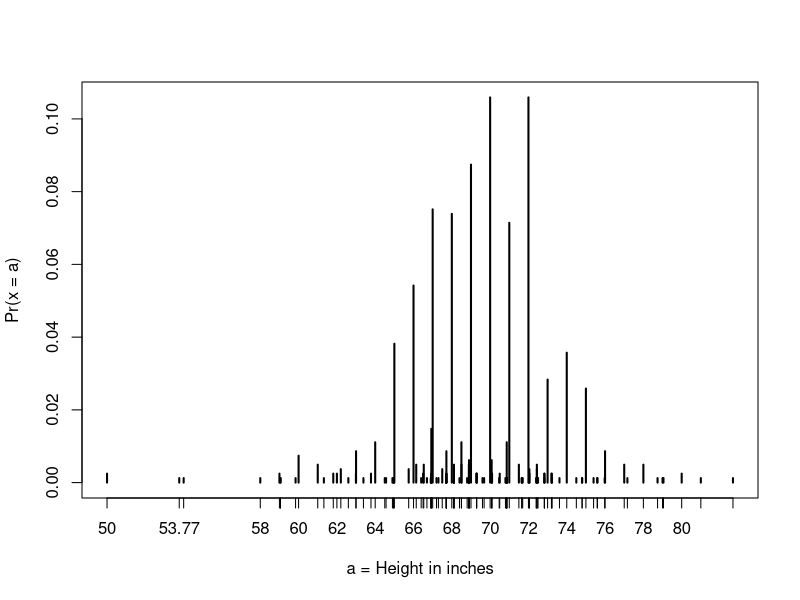

Generate this figure with R:
library(tidyverse)
library(dslabs)
data(heights)
x <- heights %>% filter(sex=="Male") %>% pull(height)
#We can estimate the probability that a male is taller than 70.5 inches with:
1-pnorm(70.5, mean(x), sd(x))

#mean(x>= 70.5)


# plot distribution of exact heights in data
plot(prop.table(table(x)), xlab = "a = Height in inches", ylab = "Pr(x = a)")

# probabilities in actual data over length 1 ranges containing an integer
mean(x <= 68.5) - mean(x <= 67.5)
mean(x <= 69.5) - mean(x <= 68.5)
mean(x <= 70.5) - mean(x <= 69.5)

# probabilities in normal approximation match well
pnorm(68.5, mean(x), sd(x)) - pnorm(67.5, mean(x), sd(x))
pnorm(69.5, mean(x), sd(x)) - pnorm(68.5, mean(x), sd(x))
pnorm(70.5, mean(x), sd(x)) - pnorm(69.5, mean(x), sd(x))

# probabilities in actual data over other ranges don't match normal approx as well
mean(x <= 70.9) - mean(x <= 70.1)
pnorm(70.9, mean(x), sd(x)) - pnorm(70.1, mean(x), sd(x))
